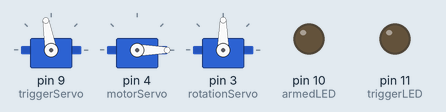
Recording of a sketch running on a simulated Arduino Uno, built with avr-gcc and run on an emulated ATmega328P. Shown: 3 × servo, output pins drawn as LEDs (lit = HIGH).

Above: at 1.05 s.
At 5.0 s:
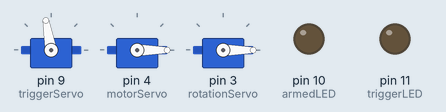
At 9.0 s:
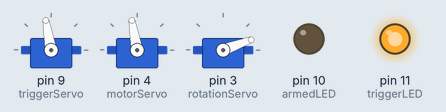
Timing chart, 0 to 10.2 s (numbered marks = the images above):
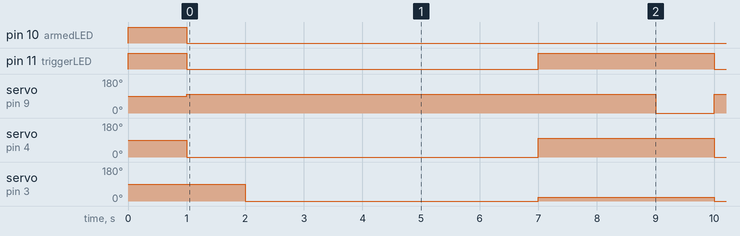

The sketch:

servodebug.ino
```cpp
#include <Servo.h>
/*
  NERF GUN SENTRY TURRET:
    *property of kang records*

  INSTRUCTIONS:
    LEDS:
      armed led : ~10
      trigger led : ~11
    TRIGGERSERVO:
      Y : ~9
      R : 5V
      Br: GND
    MOTORSERVO
      Y : ~5
      R : 5V
      Br: GND
    ROTATIONSERVO
      Y : ~3
      R : 5V
      Br: GND


*/
Servo servo;
Servo servo2;
Servo servo3;

//LEDS
int armedLED = 10;
int triggerLED = 11;
//SERVOS
int triggerServo = 9;
int motorServo = 4;
int rotationServo = 3;
//direction
int currentRotation = 90;


// code to extract String of data from P5JS
const char marker = '\n';  //This is the end of message marker
char serialbuf[32];        //This gives the incoming serial some room. Change it if you want a longer incoming.

int val01;
int val02;


//Code to delay trigger without delay
int triggerArmed = 0;
// constants won't change. Used here to set a pin number:
//const int ledPin =  LED_BUILTIN;// the number of the LED pin
// Variables will change:
int trigger2State = 0;  // triggerState used to set the 2nd trigger
// Generally, you should use "unsigned long" for variables that hold time
// The value will quickly become too large for an int to store
unsigned long previousMillis = 0;  // will store last time LED was updated
// constants won't change:
const long interval = 1700;  // interval at which to blink (milliseconds)

void setup() {
  Serial.begin(115200);
  pinMode(10, OUTPUT);
  pinMode(11, OUTPUT);
  pinMode(triggerServo, OUTPUT);
  pinMode(motorServo, OUTPUT);
  pinMode(rotationServo, OUTPUT);

  servo.attach(triggerServo);
  servo2.attach(motorServo);
  servo3.attach(rotationServo);

  //led test
  analogWrite(triggerLED, 255);  //10 written with 255
  analogWrite(armedLED, 255);
  delay(1000);
  analogWrite(triggerLED, 0);
  analogWrite(armedLED, 0);

  //face straight ahead
  //servo3.write(0);

  servo2.write(0);
  servo.write(100);
}

void loop() {
  //3
  delay(1000);
  analogWrite(triggerLED, 0);  //RED
  servo.write(100);            //reset trigger
  servo2.write(0);             //reset motor
  servo3.write(0);             //spin

  //S1
  delay(5000);
  analogWrite(triggerLED, 255);  //RED
  servo2.write(100);             //motor shoot
  servo3.write(20);              //spin

  //2
  delay(2000);
  servo.write(0);  //trigger shoot
}
```

Measured:
- by itself, pin 11 (triggerLED): repeats every 8.0 s: HIGH 3.0 s, LOW 5.0 s
- by itself, servo on pin 9 (triggerServo): alternates 100° for 7.0 s and 0° for 1.0 s
- by itself, servo on pin 4 (motorServo): repeats every 8.0 s: 100° 3.0 s, 0° 5.0 s
- by itself, servo on pin 3 (rotationServo): alternates 20° for 3.0 s and 0° for 5.0 s
